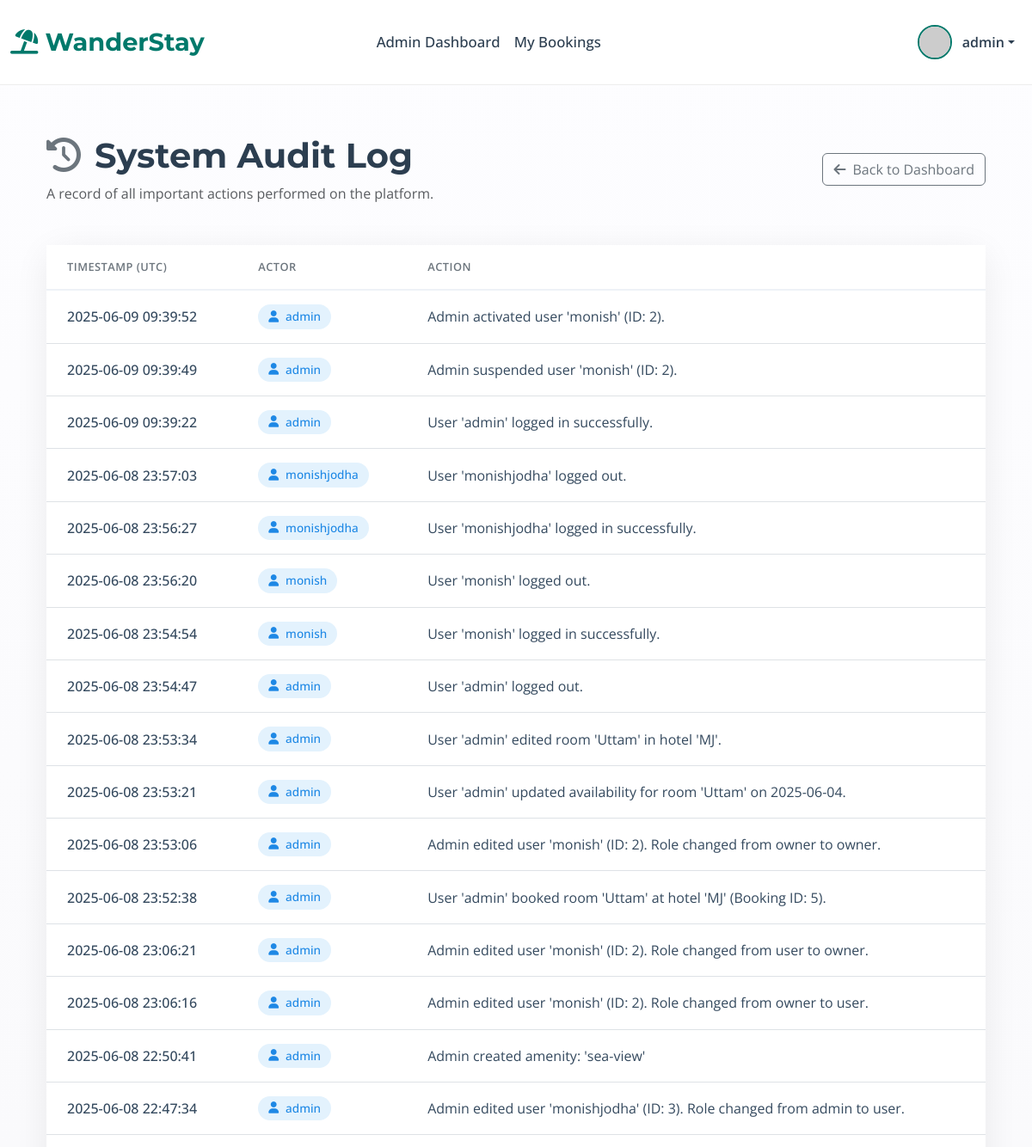
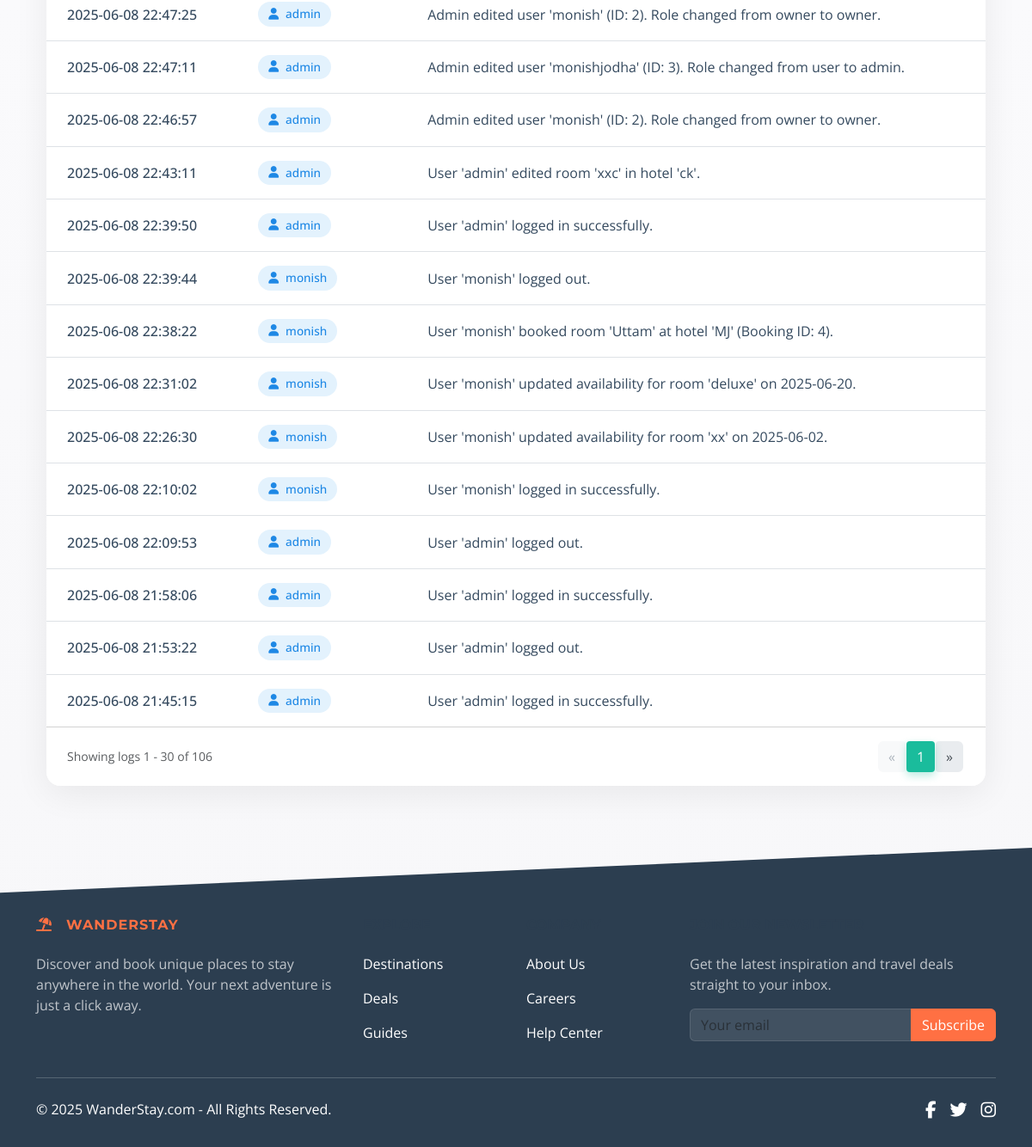
The page /admin/audit_log (signed in) on the database its author committed (2 pictures, top to bottom).
### app.py (models this page shows, shortened)
class User(UserMixin, db.Model):
    id = db.Column(db.Integer, primary_key=True)
    username = db.Column(db.String(80), unique=True, nullable=False)
    email = db.Column(db.String(120), unique=True, nullable=False)
    password_hash = db.Column(db.String(200), nullable=False)
    role = db.Column(db.String(20), nullable=False, default='user')
    is_active = db.Column(db.Boolean, default=True, nullable=False)
    created_at = db.Column(db.DateTime, default=datetime.utcnow)
    hotels_owned = db.relationship('Hotel', backref='owner_user', lazy=True, foreign_keys='Hotel.owner_id', cascade="all, delete-orphan")
    bookings = db.relationship('Booking', backref='booker', lazy=True, foreign_keys='Booking.user_id', cascade="all, delete-orphan")
    wishlist_items = db.relationship('Wishlist', backref='user', lazy='dynamic', cascade='all, delete-orphan')
    audit_logs = db.relationship('AuditLog', backref='actor', lazy=True, foreign_keys='AuditLog.user_id')
    hotels = db.relationship('Hotel', back_populates='owner', lazy=True, cascade="all, delete-orphan")

class AuditLog(db.Model):
    id = db.Column(db.Integer, primary_key=True)
    user_id = db.Column(db.Integer, db.ForeignKey('user.id'))
    timestamp = db.Column(db.DateTime, default=datetime.utcnow)
    action = db.Column(db.String(255), nullable=False)

### app.py (the view)
@app.route('/admin/audit_log')
@role_required('admin')
def admin_audit_log():
    page = request.args.get('page', 1, type=int)
    logs = AuditLog.query.order_by(desc(AuditLog.timestamp)).paginate(page=page, per_page=30)
    return render_template('admin_audit_log.html', logs=logs)

### app.py (called while the page is built)
@login_manager.user_loader
def load_user(user_id):
    user = User.query.get(int(user_id))
    if user and user.is_active:
        return user
    return None

def role_required(role_name):
    def decorator(f):
        @wraps(f)
        @login_required
        def decorated_function(*args, **kwargs):
            roles = role_name if isinstance(role_name, list) else [role_name]
            if current_user.role not in roles:
                flash(f"Access Denied: You need one of the following roles: {', '.join(roles)}.", "danger")
                return redirect(url_for('index'))
            return f(*args, **kwargs)
        return decorated_function
    return decorator

@app.context_processor
def utility_processor():
    def is_hotel_in_wishlist(hotel_id):
        if current_user.is_authenticated:
            return Wishlist.query.filter_by(user_id=current_user.id, hotel_id=hotel_id).first() is not None
        return False
    return dict(is_hotel_in_wishlist=is_hotel_in_wishlist)

### templates/admin_audit_log.html (shortened to what this page needs)
{% extends "base.html" %}
{% block content %}
<div class="container my-5">
    <div class="d-flex justify-content-between align-items-center mb-5">
        <div>
            <h1 class="display-6 fw-bold" style="color: #2c3e50;"><i class="fas fa-history me-3 text-secondary"></i>System Audit Log</h1>
            <p class="text-muted mb-0">A record of all important actions performed on the platform.</p>
        </div>
        <a href="{{ url_for('admin_dashboard') }}" class="btn btn-outline-secondary">
            <i class="fas fa-arrow-left me-2"></i>Back to Dashboard
        </a>
    </div>
    <div class="card" style="border: none; border-radius: 16px; box-shadow: 0 8px 40px rgba(0,0,0,0.07);">
        <div class="card-body p-0">
            <div class="table-responsive">
                <table class="table table-hover align-middle mb-0">
                    <thead>
                        <tr>
                            <th style="padding: 1rem 1.5rem;">Timestamp (UTC)</th>
                            <th style="padding: 1rem 1.5rem;">Actor</th>
                            <th style="padding: 1rem 1.5rem;">Action</th>
                        </tr>
                    </thead>
                    <tbody>
                        {% for log in logs.items %}
                        <tr style="border-top: 1px solid #f1f3f5;">
                            <td style="padding: 1rem 1.5rem;">
                                <div style="color: #34495e; font-weight: 500;">{{ log.timestamp.strftime('%Y-%m-%d %H:%M:%S') }}</div>
                            </td>
                            <td style="padding: 1rem 1.5rem;">
                                {% if log.actor %}
                                    <span class="actor-pill" style="background-color: #e3f2fd; color: #1e88e5;">
                                        <i class="fas fa-user me-2"></i>{{ log.actor.username }}
                                    </span>
                                {% else %}
                                    <span class="actor-pill" style="background-color: #e9ecef; color: #495057;">
                                        <i class="fas fa-cogs me-2"></i>System
                                    </span>
                                {% endif %}
                            </td>
                            <td style="padding: 1rem 1.5rem;">
                                <span style="color: #34495e;">{{ log.action }}</span>
                            </td>
                        </tr>
                        {% else %}
                        <tr>
                            <td colspan="3" class="text-center p-5 text-muted">
                                There are no audit logs to display.
                            </td>
                        </tr>
                        {% endfor %}
                    </tbody>
                </table>
            </div>
        </div>
        {% if logs.pages > 1 %}
        <div class="card-footer bg-white d-flex justify-content-between align-items-center" style="border-radius: 0 0 16px 16px; padding: 1rem 1.5rem;">
            <span class="text-muted small">
                Showing logs {{ logs.first }} - {{ logs.last }} of {{ logs.total }}
            </span>
            <nav aria-label="Audit Log Pagination">
                <ul class="pagination mb-0">
                    <li class="page-item {% if not logs.has_prev %}disabled{% endif %}">
                        <a class="page-link" href="{{ url_for('admin_audit_log', page=logs.prev_num) if logs.has_prev else '#' }}" aria-label="Previous">
                            <span aria-hidden="true">«</span>
                        </a>
                    </li>
                    <li class="page-item active" aria-current="page">
                        <span class="page-link">{{ logs.page }}</span>
                    </li>
                    <li class="page-item {% if not logs.has_next %}disabled{% endif %}">
                        <a class="page-link" href="{{ url_for('admin_audit_log', page=logs.next_num) if logs.has_next else '#' }}" aria-label="Next">
                            <span aria-hidden="true">»</span>
                        </a>
                    </li>
                </ul>
            </nav>
        </div>
        {% endif %}
    </div>
</div>
{% endblock %}

### templates/base.html (shortened to what this page needs)
<!DOCTYPE html>
<html lang="en">
<head>
    <link href="https://cdn.jsdelivr.net/npm/bootstrap@5.3.2/dist/css/bootstrap.min.css" rel="stylesheet">
    <link rel="stylesheet" href="https://cdnjs.cloudflare.com/ajax/libs/font-awesome/6.4.2/css/all.min.css" />
    <link rel="stylesheet" href="https://unpkg.com/leaflet@1.9.4/dist/leaflet.css"/>
</head>
<body class="d-flex flex-column min-vh-100">
    <nav class="navbar navbar-expand-lg fixed-top py-3" style="background-color: rgba(255, 255, 255, 0.85); backdrop-filter: blur(12px); -webkit-backdrop-filter: blur(12px); border-bottom: 1px solid rgba(0, 0, 0, 0.07);">
        <div class="container-fluid">
            <a class="navbar-brand" href="{{ url_for('index') }}" style="font-weight: 700; color: var(--primary-color); font-size: 1.8rem; text-decoration: none;">
                <i class="fas fa-umbrella-beach"></i> WanderStay
            </a>
            <div class="collapse navbar-collapse" id="navbarNav">
                <ul class="navbar-nav mx-auto mb-2 mb-lg-0" style="font-size: 1.05rem;">
                    {% include 'partials/_nav_links.html' %}
                </ul>
                <ul class="navbar-nav ms-auto mb-2 mb-lg-0 align-items-center">
                    {% if current_user.is_authenticated %}
                        <li class="nav-item dropdown">
                            <a class="nav-link dropdown-toggle d-flex align-items-center" href="#" id="navbarUserDropdown" role="button" data-bs-toggle="dropdown" aria-expanded="false" style="color: var(--text-color-dark);">
                                <img src="https://i.pravatar.cc/40?u={{ current_user.id }}" alt="User" style="width: 40px; height: 40px; border-radius: 50%; margin-right: 12px; border: 2px solid var(--primary-color);">
                                <span style="font-weight: 600;">{{ current_user.username }}</span>
                            </a>
                        </li>
                    {% endif %}
                </ul>
            </div>
        </div>
    </nav>
    <main class="flex-grow-1">
        {% block content_container %}
        <div class="container py-4">
            {% block content %}{% endblock %}
        </div>
        {% endblock %}
    </main>
    <footer class="mt-auto text-white" style="background-color: var(--text-color-dark); padding: 5rem 0 2rem 0; clip-path: polygon(0 15%, 100% 0, 100% 100%, 0% 100%);">
        <div class="container text-center text-md-start">
            <div class="row gy-4">
                <div class="col-lg-4 col-md-6">
                    <h6 class="text-uppercase fw-bold mb-4" style="font-family: 'Montserrat', sans-serif; color: var(--accent-color); letter-spacing: 1px;">
                        <i class="fas fa-umbrella-beach me-3"></i>WanderStay
                    </h6>
                    <p style="color: rgba(255,255,255,0.7);">
                        Discover and book unique places to stay anywhere in the world. Your next adventure is just a click away.
                    </p>
                </div>
                <div class="col-lg-2 col-md-6">
                    <h6 class="text-uppercase fw-bold mb-4">Explore</h6>
                    <p><a href="#!" class="text-reset" style="text-decoration: none; transition: color 0.2s ease;">Destinations</a></p>
                    <p><a href="#!" class="text-reset" style="text-decoration: none; transition: color 0.2s ease;">Deals</a></p>
                    <p><a href="#!" class="text-reset" style="text-decoration: none; transition: color 0.2s ease;">Guides</a></p>
                </div>
                <div class="col-lg-2 col-md-6">
                    <h6 class="text-uppercase fw-bold mb-4">Company</h6>
                    <p><a href="#!" class="text-reset" style="text-decoration: none; transition: color 0.2s ease;">About Us</a></p>
                    <p><a href="#!" class="text-reset" style="text-decoration: none; transition: color 0.2s ease;">Careers</a></p>
                    <p><a href="#!" class="text-reset" style="text-decoration: none; transition: color 0.2s ease;">Help Center</a></p>
                </div>
                <div class="col-lg-4 col-md-6">
                    <h6 class="text-uppercase fw-bold mb-4">Join Our Newsletter</h6>
                    <p style="color: rgba(255,255,255,0.7);">Get the latest inspiration and travel deals straight to your inbox.</p>
                    <div class="input-group mb-3">
                        <input type="text" class="form-control" placeholder="Your email" style="background-color: rgba(255,255,255,0.1); border: 1px solid rgba(255,255,255,0.2); color: white;">
                        <button class="btn" type="button" style="background-color: var(--accent-color); color: white; border-color: var(--accent-color);">Subscribe</button>
                    </div>
                </div>
            </div>
            <div class="d-flex justify-content-between align-items-center pt-4 mt-4" style="border-top: 1px solid rgba(255,255,255,0.2);">
                <p class="mb-0">© <span id="currentYear"></span> WanderStay.com - All Rights Reserved.</p>
                <div class="d-flex">
                    <a href="" class="me-3 text-reset"><i class="fab fa-facebook-f fa-lg"></i></a>
                    <a href="" class="me-3 text-reset"><i class="fab fa-twitter fa-lg"></i></a>
                    <a href="" class="text-reset"><i class="fab fa-instagram fa-lg"></i></a>
                </div>
            </div>
        </div>
    </footer>
</body>
</html>

### templates/base.html (style rules this page uses)
:root { --primary-color: #00796B; --accent-color: #FF7043; --text-color-dark: #2c3e50; --text-color-light: #555; --background-light: #fdfdff; --background-soft: #f8f9fa; }
body { padding-top: 85px; font-family: 'Open Sans', sans-serif; background: linear-gradient(180deg, var(--background-light) 0%, #f7f7f9 100%); color: var(--text-color-light); }
h1, h2, h3, h4, h5, h6, .navbar-brand { font-family: 'Montserrat', sans-serif; color: var(--text-color-dark); }
.navbar .nav-link { font-weight: 500; color: var(--text-color-dark); transition: color 0.3s ease; position: relative; padding: 0.8rem 1rem; }

### templates/admin_audit_log.html (style rules this page uses)
body { background-color: #f8f9fa; }
.table thead th { text-transform: uppercase; letter-spacing: 0.5px; font-size: 0.8rem; color: #6c757d; font-weight: 600; border-bottom: 2px solid #eef2f7; }
.table tbody tr:last-child td { border-bottom: none; }
.actor-pill { display: inline-flex; align-items: center; padding: 4px 12px; border-radius: 20px; font-size: 0.85rem; font-weight: 500; }
.pagination .page-link { border-radius: 0.25rem; margin: 0 2px; border: none; background-color: #e9ecef; color: #495057; }
.pagination .page-item.active .page-link { background-color: #1abc9c; color: white; box-shadow: 0 4px 10px rgba(26, 188, 156, 0.3); }
.pagination .page-item.disabled .page-link { background-color: #f8f9fa; color: #adb5bd; }

### rows shown on the page
User: username "admin"
AuditLog: timestamp "2025-06-09 09:39:52", actor.username "admin", action "Admin activated user 'monish' (ID: 2)."
AuditLog: timestamp "2025-06-09 09:39:49", actor.username "admin", action "Admin suspended user 'monish' (ID: 2)."
AuditLog: timestamp "2025-06-09 09:39:22", actor.username "admin", action "User 'admin' logged in successfully."
AuditLog: timestamp "2025-06-08 23:57:03", actor.username "monishjodha", action "User 'monishjodha' logged out."
AuditLog: timestamp "2025-06-08 23:56:27", actor.username "monishjodha", action "User 'monishjodha' logged in successfully."
AuditLog: timestamp "2025-06-08 23:56:20", actor.username "monish", action "User 'monish' logged out."
AuditLog: timestamp "2025-06-08 23:54:54", actor.username "monish", action "User 'monish' logged in successfully."
AuditLog: timestamp "2025-06-08 23:54:47", actor.username "admin", action "User 'admin' logged out."
AuditLog: timestamp "2025-06-08 23:53:34", actor.username "admin", action "User 'admin' edited room 'Uttam' in hotel 'MJ'."
AuditLog: timestamp "2025-06-08 23:53:21", actor.username "admin", action "User 'admin' updated availability for room 'Uttam' on 2025-06-04."
AuditLog: timestamp "2025-06-08 23:53:06", actor.username "admin", action "Admin edited user 'monish' (ID: 2). Role changed from owner to owner."
AuditLog: timestamp "2025-06-08 23:52:38", actor.username "admin", action "User 'admin' booked room 'Uttam' at hotel 'MJ' (Booking ID: 5)."
AuditLog: timestamp "2025-06-08 23:06:21", actor.username "admin", action "Admin edited user 'monish' (ID: 2). Role changed from user to owner."
AuditLog: timestamp "2025-06-08 23:06:16", actor.username "admin", action "Admin edited user 'monish' (ID: 2). Role changed from owner to user."
AuditLog: timestamp "2025-06-08 22:50:41", actor.username "admin", action "Admin created amenity: 'sea-view'"
AuditLog: timestamp "2025-06-08 22:47:34", actor.username "admin", action "Admin edited user 'monishjodha' (ID: 3). Role changed from admin to user."
AuditLog: timestamp "2025-06-08 22:47:25", actor.username "admin", action "Admin edited user 'monish' (ID: 2). Role changed from owner to owner."
AuditLog: timestamp "2025-06-08 22:47:11", actor.username "admin", action "Admin edited user 'monishjodha' (ID: 3). Role changed from user to admin."
AuditLog: timestamp "2025-06-08 22:46:57", actor.username "admin", action "Admin edited user 'monish' (ID: 2). Role changed from owner to owner."
AuditLog: timestamp "2025-06-08 22:43:11", actor.username "admin", action "User 'admin' edited room 'xxc' in hotel 'ck'."
AuditLog: timestamp "2025-06-08 22:39:50", actor.username "admin", action "User 'admin' logged in successfully."
AuditLog: timestamp "2025-06-08 22:39:44", actor.username "monish", action "User 'monish' logged out."
AuditLog: timestamp "2025-06-08 22:38:22", actor.username "monish", action "User 'monish' booked room 'Uttam' at hotel 'MJ' (Booking ID: 4)."
AuditLog: timestamp "2025-06-08 22:31:02", actor.username "monish", action "User 'monish' updated availability for room 'deluxe' on 2025-06-20."
AuditLog: timestamp "2025-06-08 22:26:30", actor.username "monish", action "User 'monish' updated availability for room 'xx' on 2025-06-02."
AuditLog: timestamp "2025-06-08 22:10:02", actor.username "monish", action "User 'monish' logged in successfully."
AuditLog: timestamp "2025-06-08 22:09:53", actor.username "admin", action "User 'admin' logged out."
AuditLog: timestamp "2025-06-08 21:58:06", actor.username "admin", action "User 'admin' logged in successfully."
AuditLog: timestamp "2025-06-08 21:53:22", actor.username "admin", action "User 'admin' logged out."
AuditLog: timestamp "2025-06-08 21:45:15", actor.username "admin", action "User 'admin' logged in successfully."

### other values the page prints
{{ logs.first }} "1"
{{ logs.last }} "30"
{{ logs.total }} "106"
{{ logs.page }} "1"
